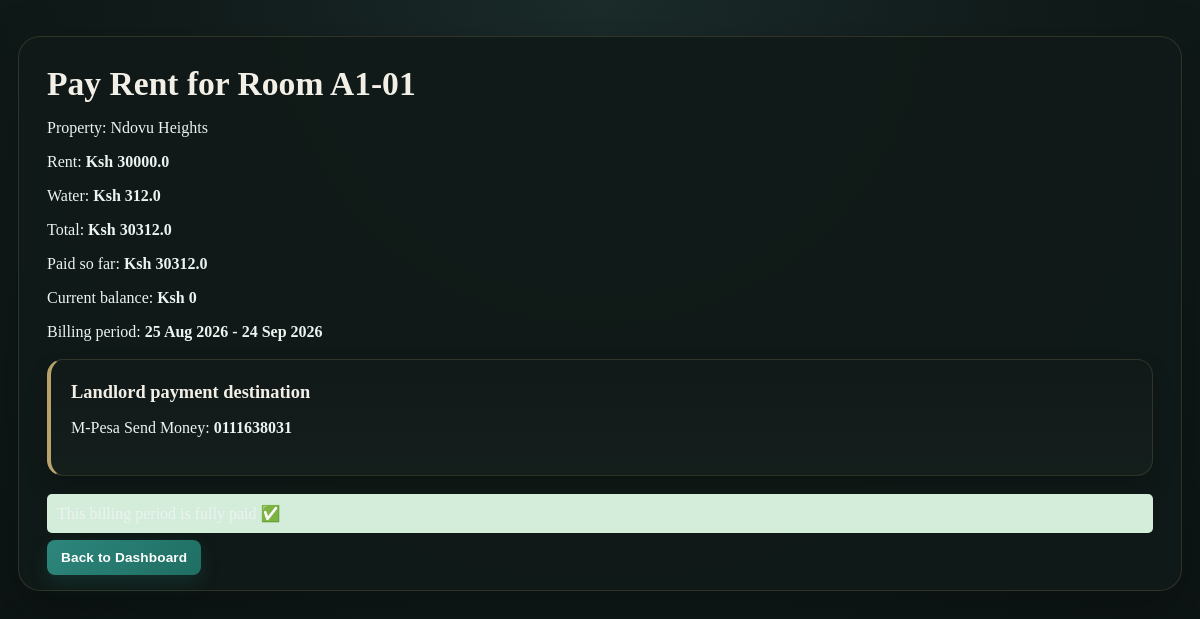
Page /pay_rent/4 (signed in) on the committed database.
### app.py (models this page shows, shortened)
class Room(db.Model):
    id = db.Column(db.Integer, primary_key=True)
    room_number = db.Column(db.String(20), nullable=False)
    room_type = db.Column(db.String(50), nullable=True)
    rent_amount = db.Column(db.Float, nullable=False)
    is_occupied = db.Column(db.Boolean, default=False)
    property_id = db.Column(db.Integer, db.ForeignKey('property.id'), nullable=False)
    tenant_id = db.Column(db.Integer, db.ForeignKey('user.id'), nullable=True)
    assigned_date = db.Column(db.Date, nullable=True)
    property = db.relationship('Property', backref='rooms')
    tenant = db.relationship('User', backref='room', foreign_keys=[tenant_id])

class Property(db.Model):
    id = db.Column(db.Integer, primary_key=True)
    name = db.Column(db.String(100), nullable=False)
    location = db.Column(db.String(200), nullable=False)
    property_type = db.Column(db.String(50), nullable=True)
    landlord_id = db.Column(db.Integer, db.ForeignKey('user.id'), nullable=False)
    landlord = db.relationship('User', backref='properties')

class WaterBill(db.Model):
    id = db.Column(db.Integer, primary_key=True)
    units_used = db.Column(db.Float, nullable=False)
    rate_per_unit = db.Column(db.Float, nullable=False)
    amount = db.Column(db.Float, nullable=False)
    month = db.Column(db.String(20), nullable=False)
    room_id = db.Column(db.Integer, db.ForeignKey('room.id'), nullable=False)
    tenant_id = db.Column(db.Integer, db.ForeignKey('user.id'), nullable=False)
    room = db.relationship('Room', backref='water_bills')
    tenant = db.relationship('User', backref='water_bills', foreign_keys=[tenant_id])
    __table_args__ = (db.UniqueConstraint('room_id', 'month', name='unique_water_bill_per_room_month'),)

class User(UserMixin, db.Model):
    id = db.Column(db.Integer, primary_key=True)
    email = db.Column(db.String(150), unique=True, nullable=False)
    password = db.Column(db.String(150), nullable=False)
    role = db.Column(db.String(50), nullable=False, default='pending')
    name = db.Column(db.String(100))
    contact_number = db.Column(db.String(30))
    must_change_password = db.Column(db.Boolean, default=False)
    password_reset_token = db.Column(db.String(255), nullable=True)
    password_reset_expires = db.Column(db.DateTime, nullable=True)
    landlord_id = db.Column(db.Integer, db.ForeignKey('user.id'), nullable=True)
    tenants = db.relationship('User', backref=db.backref('landlord', remote_side=[id]), foreign_keys=[landlord_id])
    mpesa_till = db.Column(db.String(20), nullable=True)
    mpesa_type = db.Column(db.String(20), nullable=True)
    account_number = db.Column(db.String(100), nullable=True)
    bank_name = db.Column(db.String(100), nullable=True)
    is_landlord = db.Column(db.Boolean, default=False)
    subscription_status = db.Column(db.String(20), default='trial')
    subscription_plan = db.Column(db.String(20), default='basic')
    subscription_expiry = db.Column(db.DateTime, nullable=True)
    trial_ends_at = db.Column(db.DateTime, default=lambda: datetime.utcnow() + timedelta(days=14))

### app.py (the view)
@app.route('/pay_rent/<int:room_id>', methods=['GET'])
@login_required
def pay_rent(room_id):
    if current_user.role!= 'tenant': return "Access Denied"
    room = Room.query.get_or_404(room_id)
    current_period = get_billing_period(room)
    if not current_period:
        flash('This room has no assignment date.')
        return redirect(url_for('dashboard'))
    period_key = current_period['key']
    summary = get_payment_summary(room, period_key)
    return render_template('pay_rent.html', room=room, landlord=room.property.landlord, water_bill=summary['water_bill'], total_amount=summary['total_amount'], total_paid=summary['total_paid'], balance=summary['balance'], paid=summary['balance'] == 0, current_period=current_period)

### app.py (called while the page is built, shortened)
@login_manager.user_loader
def load_user(user_id):
    return User.query.get(int(user_id))

@app.before_request
def check_subscription_global():
    if session.get('is_super_admin') or not current_user.is_authenticated:
        return None
    if current_user.role != 'landlord' or has_paid_subscription_access(current_user):
        return None

def get_billing_period(room, today=None):
    if not room.assigned_date:
        return None
    today = today or date.today()
    months_since_assignment = ((today.year - room.assigned_date.year) * 12 +
                               today.month - room.assigned_date.month)
    months_since_assignment = max(0, months_since_assignment)
    period_start = add_months(room.assigned_date, months_since_assignment)
    if period_start > today:
        period_start = add_months(room.assigned_date, months_since_assignment - 1)
    period_end = add_months(period_start, 1) - timedelta(days=1)
    due_at = datetime.combine(period_end, datetime.max.time())
    return {
        'key': period_start.isoformat(),
        'label': f'{period_start.strftime("%d %b %Y")} - {period_end.strftime("%d %b %Y")}',
        'end_date': period_end,
        'due_at': due_at
    }

def add_months(start_date, months):
    month_index = start_date.month - 1 + months
    year = start_date.year + month_index // 12
    month = month_index % 12 + 1
    day = min(start_date.day, calendar.monthrange(year, month)[1])
    return date(year, month, day)

def get_payment_summary(room, period_key):
    water_bill = WaterBill.query.filter_by(room_id=room.id, month=period_key).first()
    water_amount = water_bill.amount if water_bill else 0
    pending_bills = PendingBill.query.filter_by(room_id=room.id, month=period_key).all()
    pending_total = sum(b.amount for b in pending_bills)
    total_amount = room.rent_amount + water_amount + pending_total
    total_paid = db.session.query(db.func.coalesce(db.func.sum(Payment.amount), 0)).filter_by(room_id=room.id, month=period_key).scalar()
    return {
        'water_bill': water_bill,
        'pending_bills': pending_bills,
        'pending_total': pending_total,
        'total_amount': total_amount,
        'total_paid': total_paid,
        'balance': max(0, total_amount - total_paid),
    }

### templates/pay_rent.html (shortened to what this page needs)
<!DOCTYPE html>
<html>
<head>
    <link rel="stylesheet" href="{{ url_for('static', filename='style.css') }}">
</head>
<body>
<div class="container">
    <h1>Pay Rent for Room {{ room.room_number }}</h1>
    <p>Property: {{ room.property.name }}</p>
    <p>Rent: <b>Ksh {{ room.rent_amount }}</b></p>
    <p>Water: <b>Ksh {{ water_bill.amount if water_bill else 0 }}</b></p>
    <p>Total: <b>Ksh {{ total_amount }}</b></p>
    <p>Paid so far: <b>Ksh {{ total_paid }}</b></p>
    <p>Current balance: <b>Ksh {{ balance }}</b></p>
    <p>Billing period: <b>{{ current_period.label }}</b></p>
    <div class="property-card">
        <h3>Landlord payment destination</h3>
        {% if landlord.mpesa_till %}
            <p>M-Pesa {{ {'till': 'Till', 'paybill': 'PayBill', 'send_money': 'Send Money', 'pochi': 'Pochi la Biashara'}.get(landlord.mpesa_type, 'account') }}: <b>{{ landlord.mpesa_till }}</b></p>
        {% endif %}
    </div>
    {% if paid %}
        <div class="flash">This billing period is fully paid ✅</div>
    {% endif %}
    <a href="{{ url_for('dashboard') }}" class="btn">Back to Dashboard</a>
</div>
</body>
</html>

### static/style.css (style rules this page uses)
body { font-family: Georgia, 'Times New Roman', serif; background: radial-gradient(circle at top, #1b2c2b 0%, #111c1b 48%, #0d1414 100%); margin: 0; padding: 18px; color: #ecf3f1; }
.container { max-width: 1220px; margin: 18px auto; background: rgba(16, 26, 24, 0.94); padding: 28px 28px 24px; border-radius: 22px; box-shadow: 0 22px 60px rgba(0, 0, 0, 0.28); border: 1px solid rgba(194, 170, 113, 0.18); }
h1, h2, h3 { color: #f2efe7; }
h1 { margin: 0; font-size: 2.1rem; }
h3 { margin: 0; font-size: 1.15rem; }
a { color: #3498db; text-decoration: none; }
button, .btn { background: linear-gradient(135deg, #2d867c 0%, #1f6e62 100%); color: white; padding: 10px 14px; border: none; border-radius: 8px; cursor: pointer; font: 700 0.85rem Arial, sans-serif; letter-spacing: 0.01em; box-shadow: 0 8px 18px rgba(38, 121, 109, 0.22); transition: transform 0.15s ease, box-shadow 0.15s ease; }
.property-card { border: 1px solid rgba(206, 181, 119, 0.16); padding: 22px 20px; margin: 18px 0; border-radius: 16px; background: linear-gradient(180deg, rgba(17, 26, 25, 0.98) 0%, rgba(21, 31, 29, 0.96) 100%); box-shadow: 0 12px 22px rgba(0, 0, 0, 0.18); border-left: 4px solid rgba(194, 170, 113, 0.95); }
.flash { background: #d4edda; padding: 10px; border-radius: 5px; margin-bottom: 15px; }

### rows in the picture
Room: room_number "A1-01", rent_amount "30000.0"
Property: property.name "Ndovu Heights"
WaterBill: amount "312.0"
User: mpesa_type "Send Money", mpesa_till "0111638031"

### other values in the picture
{{ total_amount }} "30312.0"
{{ total_paid }} "30312.0"
{{ balance }} "0"
{{ current_period.label }} "25 Aug 2026 - 24 Sep 2026"
